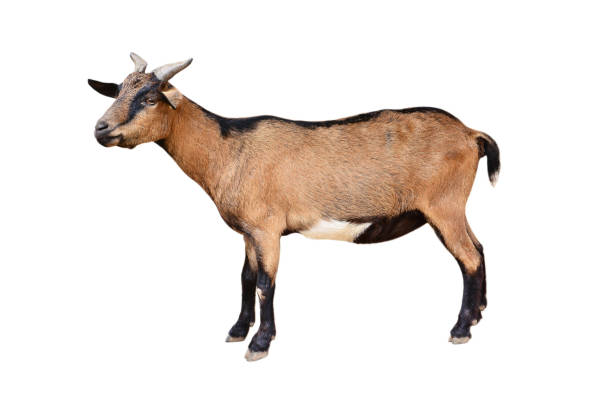
#> input picture goat-easy.jpg, 612 x 408 px
$ python contour_main.py
#> lines starting #> are read from the running program, lines starting #| are printed output that depends on the picture; after the words box and inside, x2 and y2 are one past the last pixel; in counts of white or black regions, pixels touching at a corner belong together
import cv2
import numpy as np

# Global variable to store polygon points
points = []

# Initialize variables
image_path = './goat-easy.jpg'  # Replace with your image path
radius = 10  # Click radius for point removal

# Flag to indicate right-click is held down
right_click_held = False

# Function to update the displayed image


def update_display(image_copy):
    # Draw the polygon
    if len(points) >= 2:
        cv2.polylines(image_copy, [np.array(points)],
                      isClosed=True, color=(0, 255, 0), thickness=2)

    cv2.imshow("Edit Polygon", image_copy)

# Function to handle mouse events


def mouse_callback(event, x, y, flags, param):
    global points, right_click_held

    if event == cv2.EVENT_LBUTTONDOWN:
        points.append((x, y))

    elif event == cv2.EVENT_RBUTTONDOWN:
        right_click_held = True

    elif event == cv2.EVENT_MOUSEMOVE and right_click_held:
        # While holding down right-click, continuously remove points within a certain radius
        points = [p for p in points if np.linalg.norm(
            np.array(p) - np.array((x, y))) > radius]

    elif event == cv2.EVENT_RBUTTONUP:
        right_click_held = False

    update_display(np.copy(image))


# Load the image
image = cv2.imread(image_path)
#> image is the input picture: shape (408, 612, 3); mean B, G, R 223.9, 228.9, 236.2
cv2.namedWindow("Edit Polygon")
cv2.setMouseCallback("Edit Polygon", mouse_callback)

# Convert the image to grayscale
gray = cv2.cvtColor(image, cv2.COLOR_BGR2GRAY)
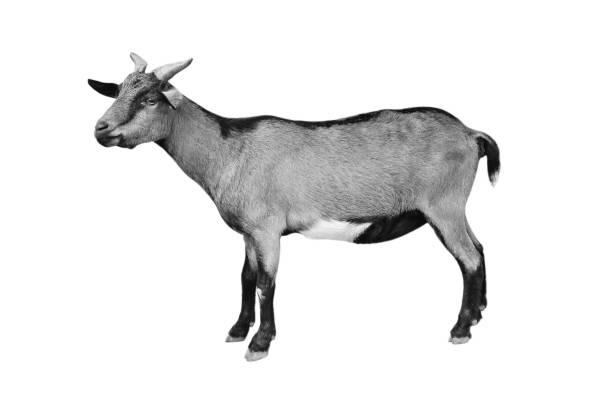
#> gray: shape (408, 612); min 1, max 255, mean 230.5

# Apply Canny edge detection
edges = cv2.Canny(gray, threshold1=30, threshold2=100)
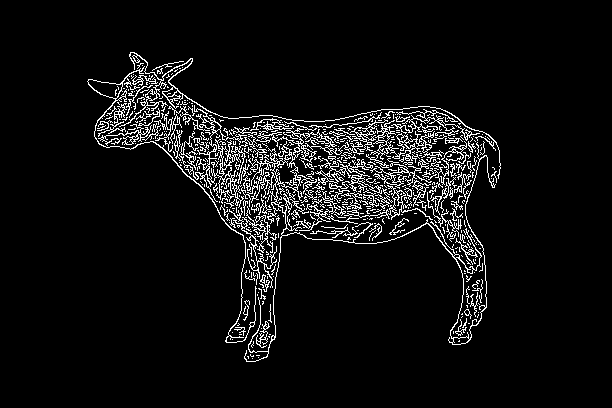
#> edges: shape (408, 612); 6.4% white in thin lines or dots, all inside (x1, y1, x2, y2) = (87, 52, 501, 362)

# Find contours in the edge-detected image
contours, _ = cv2.findContours(
    edges, cv2.RETR_EXTERNAL, cv2.CHAIN_APPROX_SIMPLE)
#> contours = 461 contours, 420 with area under 20; largest, box (x1, y1, x2, y2) and area: (244, 128, 496, 362) 1464, (179, 105, 267, 208) 612, (87, 66, 257, 343) 578, (119, 52, 501, 179) 487, (366, 120, 444, 168) 465

# Initialize the polygon with an empty list
approx = []

# Iterate through the detected contours and approximate with polygons
for contour in contours:
    epsilon = 0.03 * cv2.arcLength(contour, True)
    temp_approx = cv2.approxPolyDP(contour, epsilon, True)

    # Extend the 'approx' list with the points from the current approximation
    for coord in temp_approx:
        approx.append(coord[0])
#> this loop made 461 passes
#> (epsilon, temp_approx) on passes 1 to 3: (0, [[252, 358]]), (0, [[258, 357]]), (0.162, [[247, 356], [248, 357], [248, 358], [248, 356]])
#> after the loop, approx = 2269 pairs, first value 88 to 498, second value 54 to 361

# Update the global 'points' variable with the polygon coordinates
points = approx
#> points has the same summary as approx

# Find the convex hull of the points
convex_hull = cv2.convexHull(np.array(points), clockwise=True)
#> convex_hull = contour of 14 points, box (x1, y1, x2, y2) (88, 54, 499, 362), area 90416

# Convert the convex hull points to a list of coordinates
convex_hull_points = [tuple(coord[0]) for coord in convex_hull]
#> convex_hull_points = [(88, 79), (94, 136), (98, 143), (246, 361), (467, 342), (469, 339), (478, 315), (480, 302), (498, 178), (489, 139), (487, 137), (440, 108), (191, 58), (129, 54)]

# Update the 'points' variable with the sorted convex hull points
points = convex_hull_points
#> points has the same summary as convex_hull_points

# Initialize the display with the original image
update_display(np.copy(image))

while True:
    key = cv2.waitKey(1) & 0xFF
#> (key q is pressed here)

    if key == ord('q'):  # Press 'q' to quit
        break

cv2.destroyAllWindows()
